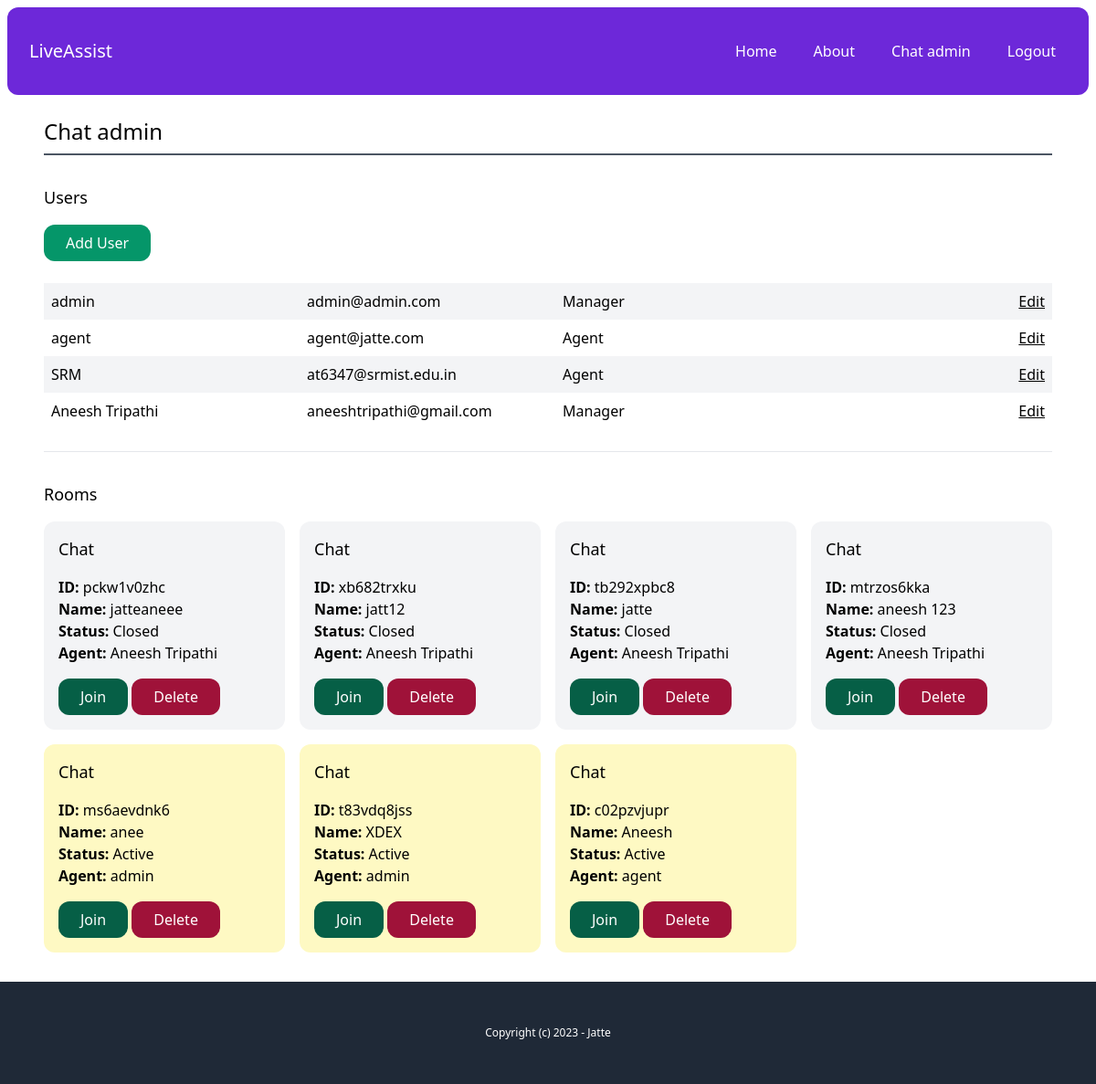
Screenshot of /chat-admin/ (signed in) with the database file from the repository.
### account/models.py (models this page shows)
class User(AbstractBaseUser, PermissionsMixin):
    AGENT = 'agent'
    MANAGER = 'manager'
    ROLES_CHOICES = (
        (AGENT, 'Agent'),
        (MANAGER, 'Manager'),
    )
    id = models.UUIDField(primary_key=True, default=uuid.uuid4, editable=False)
    email = models.EmailField(unique=True)
    name = models.CharField(max_length=255, blank=True, default='')
    role = models.CharField(max_length=20, choices=ROLES_CHOICES, default=AGENT)
    is_active = models.BooleanField(default=True)
    is_superuser = models.BooleanField(default=False)
    is_staff = models.BooleanField(default=False)
    date_joined = models.DateTimeField(default=timezone.now)
    last_login = models.DateTimeField(blank=True, null=True)
    objects = CustomUserManager()
    USERNAME_FIELD = 'email'
    EMAIL_FIELD = 'email'
    REQUIRED_FIELDS = ['name']

### chat/models.py (models this page shows, shortened)
class Room(models.Model):
    WAITING = 'waiting'
    ACTIVE = 'active'
    CLOSED = 'closed'
    CHOICES_STATUS = (
        (WAITING , 'Waiting'),
    (ACTIVE , 'Active'),
    (CLOSED , 'Closed'))
    uuid = models.CharField(max_length=255)
    client = models.CharField(max_length=255)
    agent = models.ForeignKey(User,related_name='rooms',blank = True,null = True,on_delete = models.SET_NULL)
    messages = models.ManyToManyField(Message,blank=True)
    url = models.CharField(max_length=255,blank=True,null= True)
    status = models.CharField(max_length = 20,choices=CHOICES_STATUS,default = WAITING )
    created_at = models.DateTimeField(auto_now_add = True)
    class Meta:
        ordering = ('-created_at',)

### chat/views.py (the view)
# urls.py: path("chat-admin/", views.admin, name="admin"),
@login_required
def admin(request):
    rooms = Room.objects.all()
    users = User.objects.filter(is_staff = True)
    return render(request,'chat/admin.html',{
        'rooms':rooms,
        'users':users,
    })

### chat/templates/chat/admin.html
{% extends "core/base.html" %}
{% block content %}
    <h1 class = "text-2xl" > Chat admin</h1>
    <hr class = "mt-2 border-t-2 border-gray-600 ">
    <div class = "mt-8" >
        <h2 class = "mb-4 text-lg" >Users</h2>
        {% if perms.user.add_user %}
        <a href="{% url "chat:add_user" %}" class = "inline-block py-2 px-6 bg-emerald-600 text-white rounded-xl" >Add User</a>
        <div class = "mt-6" >
            {% for user in users %}
            <div class = "grid grid-cols-4 gap-4 py-2 {% cycle 'bg-gray-100' '' %}" >
                <p class = "px-2" >
                                <a href="{% url "chat:user_detail" user.pk %}">
                                    {{ user.name }}
                                </a>
                            </p>
                            <p class = " px-2 "> {{ user.email }} </p>
                            <p class = " px-2 "> {{user.get_role_display}} </p>
                            <p class = " px-2 text-right">
                                {% if perms.user.add_user %}
                                <a href="{% url "chat:edit_user" user.pk %}" class = "underline" >Edit</a>
                                {% endif %}
                            </p>
                        </div>
                {% endfor %}
            </div>
        </div>
        {% endif %}
        <hr class = 'my-6' >
        <div class = "mt-8" >
            <h2 class = "mb-4 text-lg" >Rooms</h2>
            {% include "chat/partials/room_list.html" %}
    </div>
        {% endblock content %}

### core/templates/core/base.html (shortened to what this page needs)
{% load static %}
<!doctype html>
<html>
    <head>
        <link rel="stylesheet" type="text/css" href="{% static 'css/main.min.css' %}">
    </head>
    <body class  >
        <div class="p-2">
            <nav class="p-6 bg-violet-700 text-white flex justify-between items-center rounded-xl">
                <a href="{% url 'core:index' %}" class="text-xl">LiveAssist</a>
                <div class="flex items-center space-x-4">
                    <a class = "inline-block p-3 hover:bg-violet-500 rounded-xl"  href="{% url 'core:index' %}">Home</a>
                    <a class = "inline-block p-3 hover:bg-violet-500 rounded-xl" href="{% url 'core:about' %}">About</a>
                    {% if request.user.is_authenticated %}
                    <a href="{% url "chat:admin" %}" class = "inline-block p-3 hover:bg-green-600 text-white rounded-xl ">Chat admin</a>
                    <a href="{% url "account:logout" %}" class = "inline-block p-3 hover:bg-red-600 text-white rounded-xl ">Logout</a>
                    {% endif %}
                </div>
            </nav>
            <main class="max-w-6xl mx-auto p-6 ">
                {% block content %}
                {% endblock %}
            </main>
        </div>
        <footer class="py-12 px-6 bg-gray-800 text-white text-center text-xs ">
            <p>Copyright (c) 2023 - Jatte</p>
        </footer>
    </body>
</html>

### chat/templates/chat/partials/room_list.html
<div class = "grid grid-cols-4 gap-4">
    {% for room in rooms %}
    <div class="p-4 rounded-xl {% if room.status == 'waiting' %}bg-emerald-100 {% elif room.status == 'active' %}bg-yellow-100 {% else %}bg-gray-100{% endif %}" >
        <h3 class = "mb-4 text-lg" >Chat</h3>
        <p>
            <b>ID: </b>{{room.uuid}}<br>
            <b>Name: </b>{{room.client}}<br>
            <b>Status: </b>{{room.get_status_display}}<br>
            <b>Agent: </b>{% firstof room.agent.name 'None yet...' %}<br>
        </p>
        <a href="{% url "chat:room" room.uuid  %}" class = "mt-4 inline-block py-2 px-6 bg-emerald-800 hover:bg-emerald-600 text-white rounded-xl">Join</a>
        <a href="{% url "chat:delete_room" room.uuid  %}" class = "mt-4 inline-block py-2 px-6 bg-rose-800 hover:bg-rose-600 text-white rounded-xl">Delete</a>
    </div>
    {% endfor %}
</div>

### rows the page displays
User: name "admin", email "admin@admin.com", role "Manager", is_active "Edit"
User: name "agent", email "agent@jatte.com", role "Agent"
User: name "SRM", email "at6347@srmist.edu.in", role "Agent"
User: name "Aneesh Tripathi", email "aneeshtripathi@gmail.com", role "Manager"
Room: uuid "pckw1v0zhc", client "jatteaneee", status "Closed", agent.name "Aneesh Tripathi"
Room: uuid "xb682trxku", client "jatt12", status "Closed", agent.name "Aneesh Tripathi"
Room: uuid "tb292xpbc8", client "jatte", status "Closed", agent.name "Aneesh Tripathi"
Room: uuid "mtrzos6kka", client "aneesh 123", status "Closed", agent.name "Aneesh Tripathi"
Room: uuid "ms6aevdnk6", client "anee", status "Active", agent.name "admin"
Room: uuid "t83vdq8jss", client "XDEX", status "Active", agent.name "admin"
Room: uuid "c02pzvjupr", client "Aneesh", status "Active", agent.name "agent"
